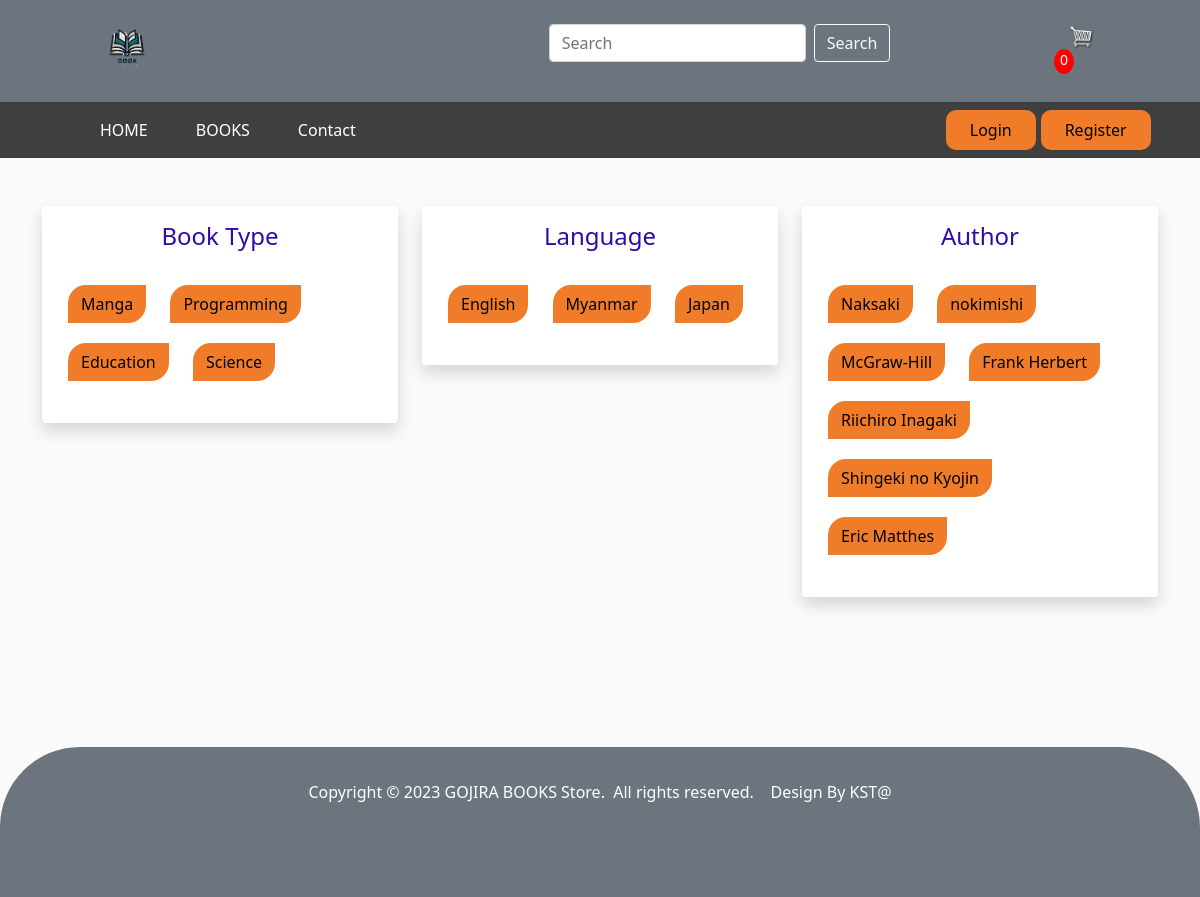
/book/navigate/, run on the app's committed database.
### book_store3/models.py (models this page shows, shortened)
class Category(models.Model):
    name = models.CharField(max_length=100)
    created_at = models.DateTimeField(default=datetime.now)

class Language(models.Model):
    name = models.CharField(max_length=100)
    created_at = models.DateTimeField(default=datetime.now)

class Author(models.Model):
    name = models.CharField(max_length=200)
    created_at = models.DateTimeField(default=datetime.now)

### book_store3/views.py (the view)
# urls.py: path('navigate/', navigate),
def navigate(request):
    context = {}
    return render(request, 'navegate.html', context)

### utils/context_processors.py (called while the page is built)
def category(request):
    category = Category.objects.all()
    return {'cat':category}

def language(request):
    language = Language.objects.all()
    return {'lag':language}

def BookAuthor(request):
    bookauthor = Author.objects.all()
    return {'aut':bookauthor}

def cartCount(request):
    count = Cart.objects.filter(user_id=request.user.id).count()
    return {'count':count}

### book_store3/templates/navegate.html (shortened to what this page needs)
{% extends "base.html" %}
{% block body %}
<div class="container">
    <div class="row">
        <div class="col-md-4">
            <div class="card shadow">
                <div class="card-body">
                    <h3 class="card-title">Book Type</h3>
                    <div class="category-buttons mt-4">
                        <form method="GET" action="/book/list/">
                            {% if cat %}
                                {% for c in cat %}
                                    <button name="category" value="{{c.id}}" type="submit" class="btn  category-button">{{c.name}}</button>
                                {% endfor %}
                            {% else %}
                                <p class="text-muted">No categories available</p>
                            {% endif %}
                        </form>
                    </div>
                </div>
            </div>
        </div>
        <div class="col-md-4">
            <div class="card shadow">
                <div class="card-body">
                    <h3 class="card-title">Language</h3>
                    <div class="category-buttons mt-4">
                        <form method="GET" action="/book/list/">
                            {% if lag %}
                                {% for l in lag %}
                                    <button name="language" value="{{l.id}}" type="submit" class="btn category-button">{{l.name}}</button>
                                {% endfor %}
                            {% else %}
                                <p class="text-muted">No Language available</p>
                            {% endif %}
                        </form>
                    </div>
                </div>
            </div>
        </div>
        <div class="col-md-4">
            <div class="card shadow">
                <div class="card-body">
                    <h3 class="card-title">Author</h3>
                    <div class="category-buttons mt-4">
                        <form method="GET" action="/book/list/">
                            {% if aut %}
                                {% for a in aut %}
                                    <button name="bookauthor" value="{{a.id}}" type="submit" class="btn  category-button">{{a.name}}</button>
                                {% endfor %}
                            {% else %}
                                <p class="text-muted">No Author available</p>
                            {% endif %}
                        </form>
                    </div>
                </div>
            </div>
        </div>
    </div>
</div>
{% endblock body %}

### static/main.css (style rules this page uses)
body { background-color: hsl(0, 0%, 98%); }
h1,h2,h3,h4,h5,h6 { color:hsl(0, 0%, 30%); }
.btn { border-radius: 3; cursor: pointer; transition: transform 0.4s ease; }
.card { border: none; box-shadow: 0 4px 6px rgba(0, 0, 0, 0.1); }
.card-title { text-align: center; font-size: 24px; }

### book_store3/static/style.css (style rules this page uses)
html, body, div, span, applet, object, iframe, h1, h2, h3, h4, h5, h6, p, blockquote, div pre, a, abbr, acronym, address, big, cite, code, del, dfn, em, font, img, ins, kbd, q, s, samp, small, strike, strong, sub, sup, tt, var, b, u, i, center, dl, dt, dd, ol, ul, li, figure, header, nav, section, article, aside, footer, figcaption { margin: 0; padding: 0; border: 0; outline: 0; }
.category-button { margin-bottom: 5px; }
.card-body .card-title { color:rgb(48, 10, 171); }
.card-body .category-buttons .btn { margin: 10px; border-radius: 18px 0px 18px 0px; background-color:#f07c29; color: rgb(0, 0, 0); }

### data on the page
Category: {{ c.id }} 1 (drawn), name "Manga"
Category: {{ c.id }} 2 (drawn), name "Programming"
Category: {{ c.id }} 3 (drawn), name "Education"
Category: {{ c.id }} 4 (drawn), name "Science"
Language: {{ l.id }} 1 (drawn), name "English"
Language: {{ l.id }} 2 (drawn), name "Myanmar"
Language: {{ l.id }} 3 (drawn), name "Japan"
Author: {{ a.id }} 1 (drawn), name "Naksaki"
Author: {{ a.id }} 2 (drawn), name "nokimishi"
Author: {{ a.id }} 3 (drawn), name "McGraw-Hill"
Author: {{ a.id }} 4 (drawn), name "Frank Herbert"
Author: {{ a.id }} 5 (drawn), name "Riichiro Inagaki"
Author: {{ a.id }} 6 (drawn), name "Shingeki no Kyojin"
Author: {{ a.id }} 7 (drawn), name "Eric Matthes"

### other printed values
{{ count }} "0"
